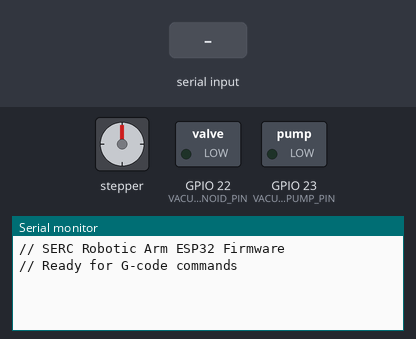
Bench run of a sketch on a simulated ESP32. On the bench: stepper motor, switched loads named in the sketch (green lamp = pin HIGH), the last lines printed to the serial monitor. Wiring (inferred from the names in the program): stepper motor driver (200 steps per turn assumed): step GPIO 12; direction GPIO 14. Inputs (shaded band) come from the test bench.

Above: at 1.2 s.
1.3 s: "G0\n" received over Serial
At 2.3 s:
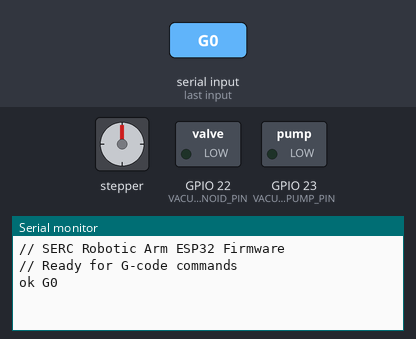
2.8 s: "M6\n" received over Serial
At 3.4 s:
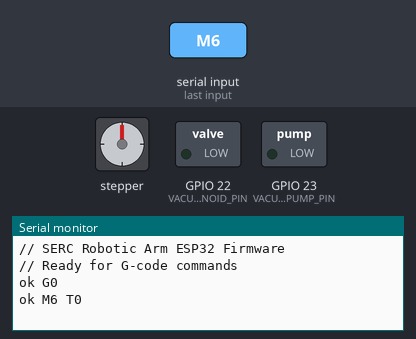
4.3 s: "T1\n" received over Serial
At 5.7 s:
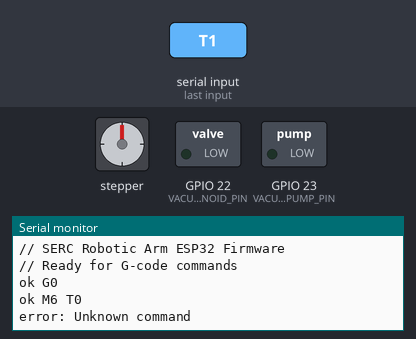

Measured:
- after the input at 1.3 s, the serial monitor: prints a new line at once (image 1)
- after the input at 2.8 s, the serial monitor: prints a new line at once (image 2)
- after the input at 4.3 s, the serial monitor: prints a new line at once (image 3)

The sketch:

esp32_firmware_serc.ino
```cpp
/*
 * SERC Robotic Arm ESP32 Firmware - G-code Handler
 *
 * Commands:
 * G0 X Y Z A F  : Move to position
 * M6 T1         : Pick (vacuum on)
 * M6 T0         : Place (vacuum off)
 * G28           : Home all axes
 * M119          : Report encoder positions
 */

#define X_STEP_PIN 12
#define X_DIR_PIN 14
#define VACUUM_PUMP_PIN 23
#define VACUUM_SOLENOID_PIN 22

void setup() {
  Serial.begin(115200);
  pinMode(X_STEP_PIN, OUTPUT);
  pinMode(X_DIR_PIN, OUTPUT);
  pinMode(VACUUM_PUMP_PIN, OUTPUT);
  pinMode(VACUUM_SOLENOID_PIN, OUTPUT);
  Serial.println("// SERC Robotic Arm ESP32 Firmware");
  Serial.println("// Ready for G-code commands");
}

void loop() {
  if (Serial.available()) {
    String cmd = Serial.readStringUntil('\n');
    cmd.trim();

    if (cmd.startsWith("G0")) {
      Serial.println("ok G0");
    } else if (cmd.startsWith("M6")) {
      if (cmd.indexOf("T1") >= 0) {
        digitalWrite(VACUUM_PUMP_PIN, HIGH);
        digitalWrite(VACUUM_SOLENOID_PIN, HIGH);
        Serial.println("ok M6 T1");
      } else {
        digitalWrite(VACUUM_PUMP_PIN, LOW);
        digitalWrite(VACUUM_SOLENOID_PIN, LOW);
        Serial.println("ok M6 T0");
      }
    } else if (cmd.startsWith("M119")) {
      Serial.println("// A:0.0 B:0.0 C:0.0 D:0.0");
      Serial.println("ok M119");
    } else {
      Serial.println("error: Unknown command");
    }
  }
  delay(10);
}
```
